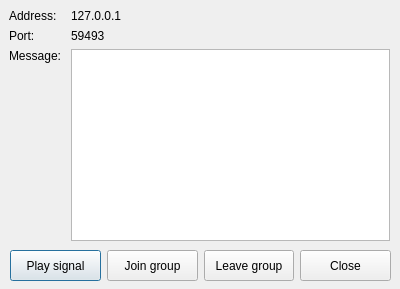
<?xml version="1.0" encoding="UTF-8"?>
<ui version="4.0">
 <class>ReceiverDialog</class>
 <widget class="QDialog" name="ReceiverDialog">
  <property name="geometry">
   <rect>
    <x>0</x>
    <y>0</y>
    <width>400</width>
    <height>289</height>
   </rect>
  </property>
  <property name="minimumSize">
   <size>
    <width>0</width>
    <height>100</height>
   </size>
  </property>
  <property name="windowTitle">
   <string>Receiver</string>
  </property>
  <widget class="QWidget" name="gridLayoutWidget">
   <property name="geometry">
    <rect>
     <x>9</x>
     <y>9</y>
     <width>381</width>
     <height>232</height>
    </rect>
   </property>
   <layout class="QGridLayout" name="gridLayout">
    <item row="0" column="0">
     <widget class="QLabel" name="labelAddress_0">
      <property name="text">
       <string>Address:</string>
      </property>
     </widget>
    </item>
    <item row="1" column="0">
     <widget class="QLabel" name="labelPort_0">
      <property name="text">
       <string>Port: </string>
      </property>
     </widget>
    </item>
    <item row="0" column="1">
     <widget class="QLabel" name="labelAddress">
      <property name="text">
       <string>127.0.0.1</string>
      </property>
      <property name="wordWrap">
       <bool>false</bool>
      </property>
      <property name="textInteractionFlags">
       <set>Qt::TextEditable</set>
      </property>
     </widget>
    </item>
    <item row="1" column="1">
     <widget class="QLabel" name="labelPort">
      <property name="text">
       <string>59493</string>
      </property>
      <property name="textFormat">
       <enum>Qt::PlainText</enum>
      </property>
      <property name="textInteractionFlags">
       <set>Qt::TextEditable</set>
      </property>
     </widget>
    </item>
    <item row="2" column="1">
     <widget class="QTextEdit" name="textEditMessage">
      <property name="sizePolicy">
       <sizepolicy hsizetype="Expanding" vsizetype="Minimum">
        <horstretch>0</horstretch>
        <verstretch>0</verstretch>
       </sizepolicy>
      </property>
      <property name="html">
       <string>&lt;!DOCTYPE HTML PUBLIC &quot;-//W3C//DTD HTML 4.0//EN&quot; &quot;http://www.w3.org/TR/REC-html40/strict.dtd&quot;&gt;
&lt;html&gt;&lt;head&gt;&lt;meta name=&quot;qrichtext&quot; content=&quot;1&quot; /&gt;&lt;style type=&quot;text/css&quot;&gt;
p, li { white-space: pre-wrap; }
&lt;/style&gt;&lt;/head&gt;&lt;body style=&quot; font-family:'MS Shell Dlg 2'; font-size:8.25pt; font-weight:400; font-style:normal;&quot;&gt;
&lt;p style=&quot;-qt-paragraph-type:empty; margin-top:0px; margin-bottom:0px; margin-left:0px; margin-right:0px; -qt-block-indent:0; text-indent:0px;&quot;&gt;&lt;br /&gt;&lt;/p&gt;&lt;/body&gt;&lt;/html&gt;</string>
      </property>
     </widget>
    </item>
    <item row="2" column="0" alignment="Qt::AlignTop">
     <widget class="QLabel" name="labelMessage">
      <property name="text">
       <string>Message: </string>
      </property>
     </widget>
    </item>
   </layout>
  </widget>
  <widget class="QWidget" name="horizontalLayoutWidget">
   <property name="geometry">
    <rect>
     <x>10</x>
     <y>250</y>
     <width>381</width>
     <height>31</height>
    </rect>
   </property>
   <layout class="QHBoxLayout" name="horizontalLayout">
    <item>
     <widget class="QPushButton" name="buttonPlay">
      <property name="sizePolicy">
       <sizepolicy hsizetype="Minimum" vsizetype="Expanding">
        <horstretch>0</horstretch>
        <verstretch>0</verstretch>
       </sizepolicy>
      </property>
      <property name="text">
       <string>Play signal</string>
      </property>
     </widget>
    </item>
    <item>
     <widget class="QPushButton" name="buttonJoinGroup">
      <property name="sizePolicy">
       <sizepolicy hsizetype="Minimum" vsizetype="Expanding">
        <horstretch>0</horstretch>
        <verstretch>0</verstretch>
       </sizepolicy>
      </property>
      <property name="text">
       <string>Join group</string>
      </property>
     </widget>
    </item>
    <item>
     <widget class="QPushButton" name="buttonLeaveGroup">
      <property name="sizePolicy">
       <sizepolicy hsizetype="Minimum" vsizetype="Expanding">
        <horstretch>0</horstretch>
        <verstretch>0</verstretch>
       </sizepolicy>
      </property>
      <property name="text">
       <string>Leave group</string>
      </property>
     </widget>
    </item>
    <item>
     <widget class="QPushButton" name="buttonClose">
      <property name="sizePolicy">
       <sizepolicy hsizetype="Minimum" vsizetype="Expanding">
        <horstretch>0</horstretch>
        <verstretch>0</verstretch>
       </sizepolicy>
      </property>
      <property name="text">
       <string>Close</string>
      </property>
     </widget>
    </item>
   </layout>
  </widget>
 </widget>
 <resources/>
 <connections/>
</ui>
